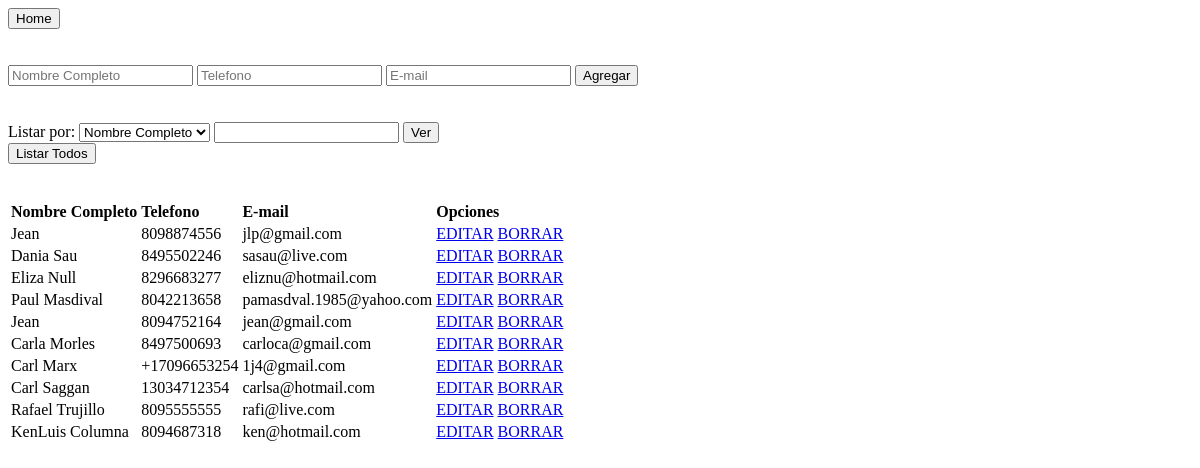
Before: / with the older database file.
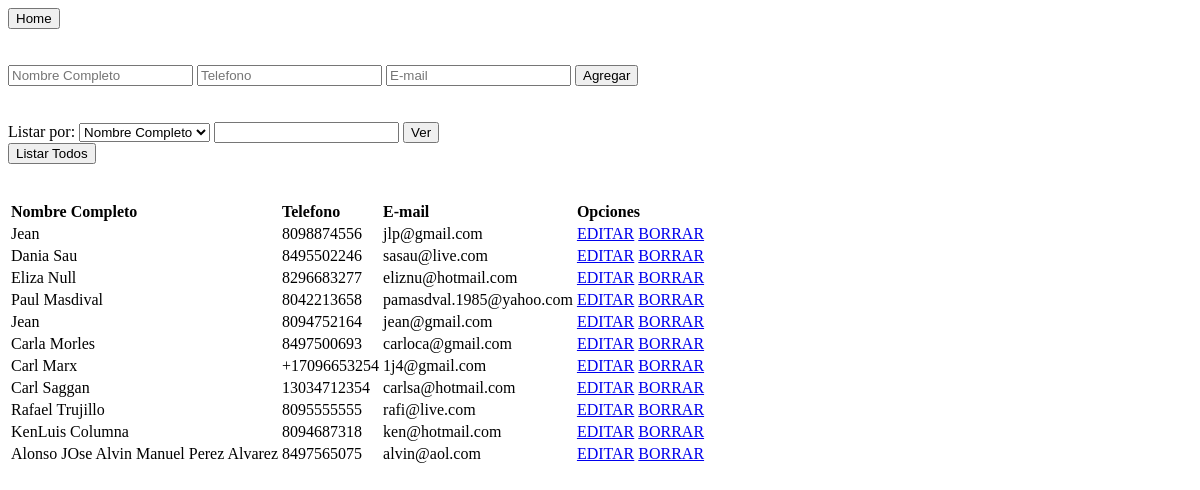
After: the same page with the newer database file.
### tables this page shows
CREATE TABLE agenda (
    id INTEGER PRIMARY KEY AUTOINCREMENT NOT NULL,
    fullname VARCHAR (25) NOT NULL,
    phone VARCHAR (25) NOT NULL,
    email VARCHAR (15) NOT NULL);

### app.py (the view)
@app.route('/', methods=['GET'])
def Index():
	db = sqlite_CRUD()
	data = db.listar_contactos()
	db.close()
	return render_template('index.html', contacts = data)

### sqlt3_module.py (called while the page is built)
	def close(self):
		self.conn.commit()
		self.conn.close()

	def listar_contactos(self):
		sql = "SELECT * FROM agenda"
		self.c.execute(sql)
		return self.c.fetchall()

### templates/index.html (shortened to what this page needs)
<!DOCTYPE html>
<html>
<head>
</head>
<body>
	<form action="/" method="GET">
		<button type="submit">Home</button>  <br /> <br /> <br />
	</form>
	<div>
		<form action="/agregar_contacto" method="POST">
			<input type="text" name="nombre_completo" placeholder="Nombre Completo">
			<input type="text" name="telefono" placeholder="Telefono">
			<input type="text" name="email" placeholder="E-mail">
			<button type="submit">Agregar</button> <br /> <br /> <br />
		</form>
	</div>
	<div>
	<form action="/listar_por" method="POST">
		<span>Listar por:</span>
			<select name="dato">
				<option value="nombre_completo">Nombre Completo</option>
			</select>
			<input type="text" name="buscar_por">
			<button type="submit">Ver</button>
	</form>
	</div>
	<form action="/listar" method="POST">
		<button type="submit">Listar Todos</button> <br /> <br /> <br />
	</form>
	<div>
		<table>
			<thead>
				<tr>
					<td><b>Nombre Completo</b></td>
					<td><b>Telefono</b></td>
					<td><b>E-mail</b></td>
					<td><b>Opciones</b></td>
				</tr>
			</thead>
		<tbody>
			{% for contact in contacts %}
			<tr>
				<td>{{ contact.1 }}</td>
				<td>{{ contact.2 }}</td>
				<td>{{ contact.3 }}</td>
				<td>
					<a href="/editar/{{contact.0}}">EDITAR</a>
					<a href="/borrar_contacto/{{ contact.0 }}">BORRAR</a>
				</td>
			</tr>
			{% endfor %}
		</tbody>
	</table>
</div>
</body>
</html>

Changed rows visible on the page:
added agenda: fullname "Alonso JOse Alvin Manuel Perez Alvarez", phone "8497565075", email "alvin@aol.com"
